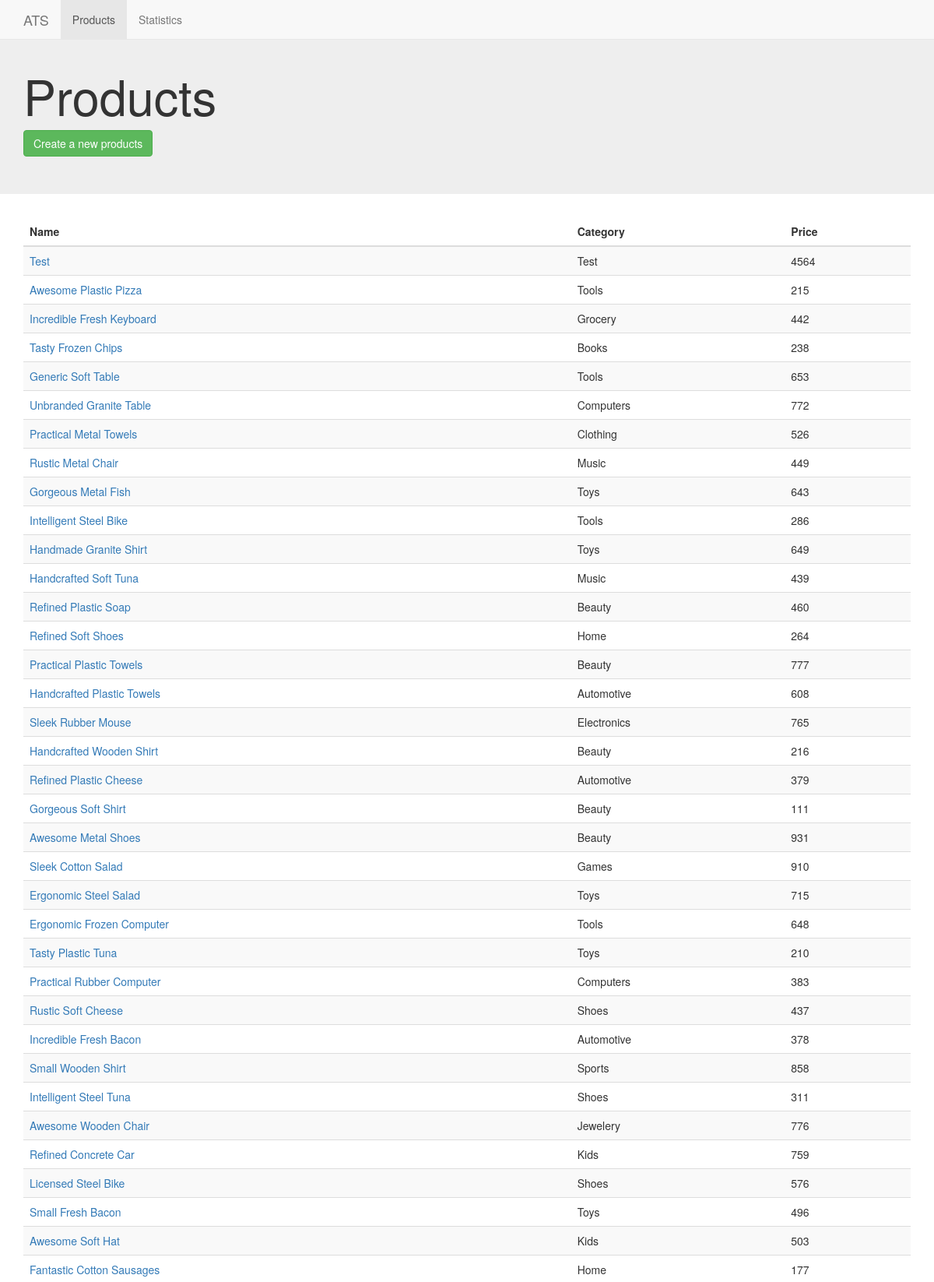
Page /products (upper part) on the committed database.
### web_app.py (models this page shows)
class Product(db.Model):
    __tablename__ = 'products'
    id = db.Column(db.Integer, primary_key=True)
    product_name = db.Column(db.String(100))
    category = db.Column(db.String(100))
    base_price = db.Column(db.Integer)
    image_url = db.Column(db.String(250))
    brand = db.Column(db.String(100))
    details = db.Column(db.String(100))
    material = db.Column(db.String(100))
    delivery = db.Column(db.String(100))

### web_app.py (the view)
@app.route('/products')
def list_products():
    products = Product.query.all()
    return render_template('list.html',products=products)

### templates/list.html (shortened to what this page needs)
{% extends "base.html" %}
{% block navbar %}
    <li class="active"><a href="{{ url_for('list_products')}}">Products</a></li>
    <li><a href="{{ url_for('statistics')}}">Statistics</a></li>
{% endblock navbar %}
{% block content %}
    <div class="jumbotron">
        <div class="container">
                <h1>Products</h1>
                <a href="{{ url_for ('new_product') }}" class="btn btn-success">
                    Create a new products
                </a>
        </div>
    </div>
    <div class="container">
            <table class="table table-striped">
                    <thead>
                      <tr>
                        <th>Name</th>
                        <th>Category</th>
                        <th>Price</th>
                      </tr>
                    </thead>
                    <tbody>
                        {% for prod in products[::-1] %}
                            <tr>
                                <td><a href="{{ url_for ('detail_product', id=prod.id) }}">
                                    {{ prod.product_name }}</a>
                                </td>
                                <td>{{ prod.category }}</td>
                                <td>{{ prod.base_price }}</td>
                            </tr>
                        {% endfor %}
                    </tbody>
                </table>
    </div>
{% endblock content %}

### static/css/base.css (style rules this page uses)
body { padding-top: 20px; }

### rows in the picture
Product: product_name "Test", category "Test", base_price "4564"
Product: product_name "Awesome Plastic Pizza", category "Tools", base_price "215"
Product: product_name "Incredible Fresh Keyboard", category "Grocery", base_price "442"
Product: product_name "Tasty Frozen Chips", category "Books", base_price "238"
Product: product_name "Generic Soft Table", category "Tools", base_price "653"
Product: product_name "Unbranded Granite Table", category "Computers", base_price "772"
Product: product_name "Practical Metal Towels", category "Clothing", base_price "526"
Product: product_name "Rustic Metal Chair", category "Music", base_price "449"
Product: product_name "Gorgeous Metal Fish", category "Toys", base_price "643"
Product: product_name "Intelligent Steel Bike", category "Tools", base_price "286"
Product: product_name "Handmade Granite Shirt", category "Toys", base_price "649"
Product: product_name "Handcrafted Soft Tuna", category "Music", base_price "439"
Product: product_name "Refined Plastic Soap", category "Beauty", base_price "460"
Product: product_name "Refined Soft Shoes", category "Home", base_price "264"
Product: product_name "Practical Plastic Towels", category "Beauty", base_price "777"
Product: product_name "Handcrafted Plastic Towels", category "Automotive", base_price "608"
Product: product_name "Sleek Rubber Mouse", category "Electronics", base_price "765"
Product: product_name "Handcrafted Wooden Shirt", category "Beauty", base_price "216"
Product: product_name "Refined Plastic Cheese", category "Automotive", base_price "379"
Product: product_name "Gorgeous Soft Shirt", category "Beauty", base_price "111"
Product: product_name "Awesome Metal Shoes", category "Beauty", base_price "931"
Product: product_name "Sleek Cotton Salad", category "Games", base_price "910"
Product: product_name "Ergonomic Steel Salad", category "Toys", base_price "715"
Product: product_name "Ergonomic Frozen Computer", category "Tools", base_price "648"
Product: product_name "Tasty Plastic Tuna", category "Toys", base_price "210"
Product: product_name "Practical Rubber Computer", category "Computers", base_price "383"
Product: product_name "Rustic Soft Cheese", category "Shoes", base_price "437"
Product: product_name "Incredible Fresh Bacon", category "Automotive", base_price "378"
Product: product_name "Small Wooden Shirt", category "Sports", base_price "858"
Product: product_name "Intelligent Steel Tuna", category "Shoes", base_price "311"
Product: product_name "Awesome Wooden Chair", category "Jewelery", base_price "776"
Product: product_name "Refined Concrete Car", category "Kids", base_price "759"
Product: product_name "Licensed Steel Bike", category "Shoes", base_price "576"
Product: product_name "Small Fresh Bacon", category "Toys", base_price "496"
Product: product_name "Awesome Soft Hat", category "Kids", base_price "503"
Product: product_name "Fantastic Cotton Sausages", category "Home", base_price "177"
